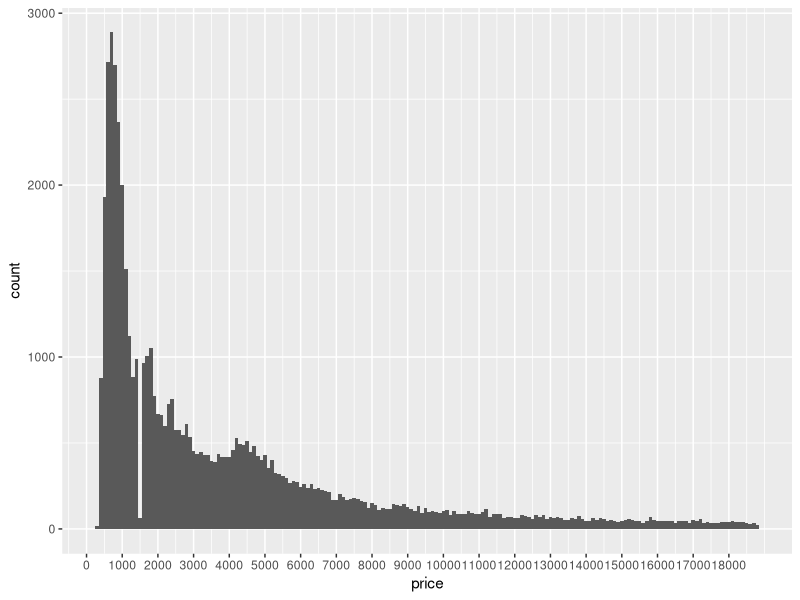
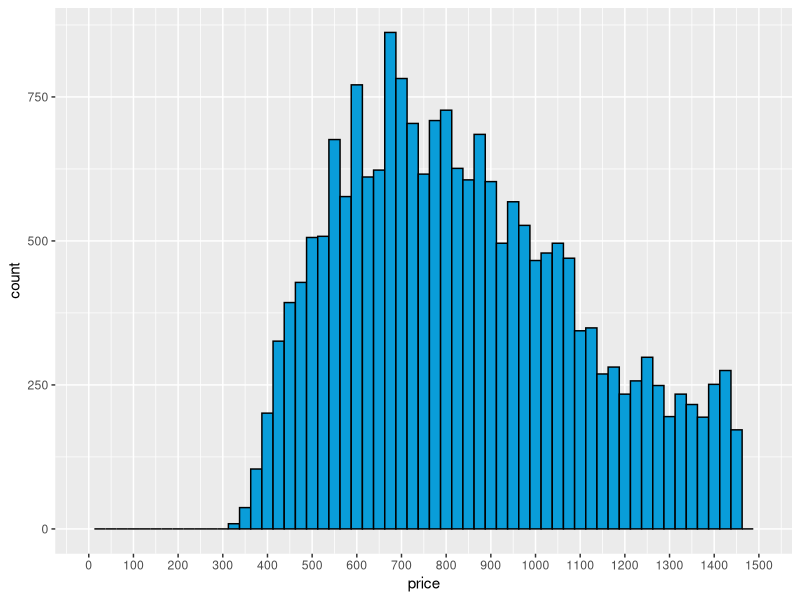
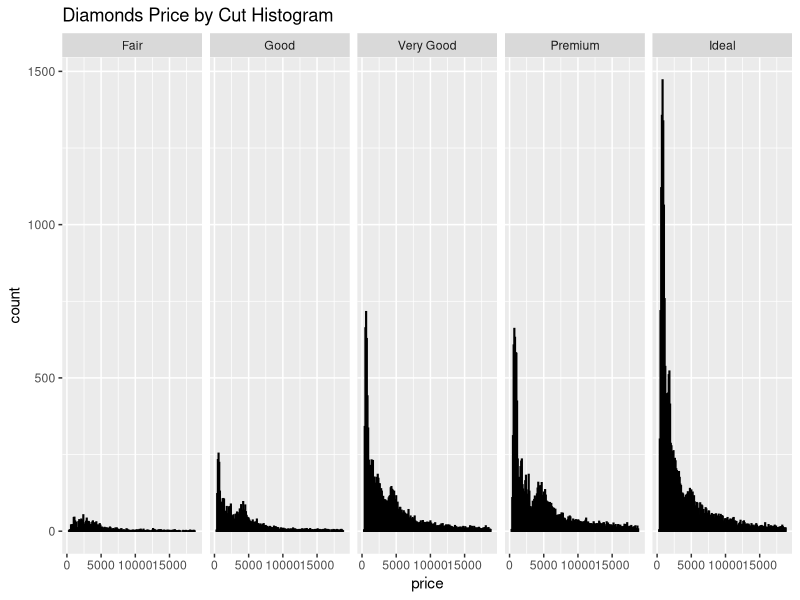
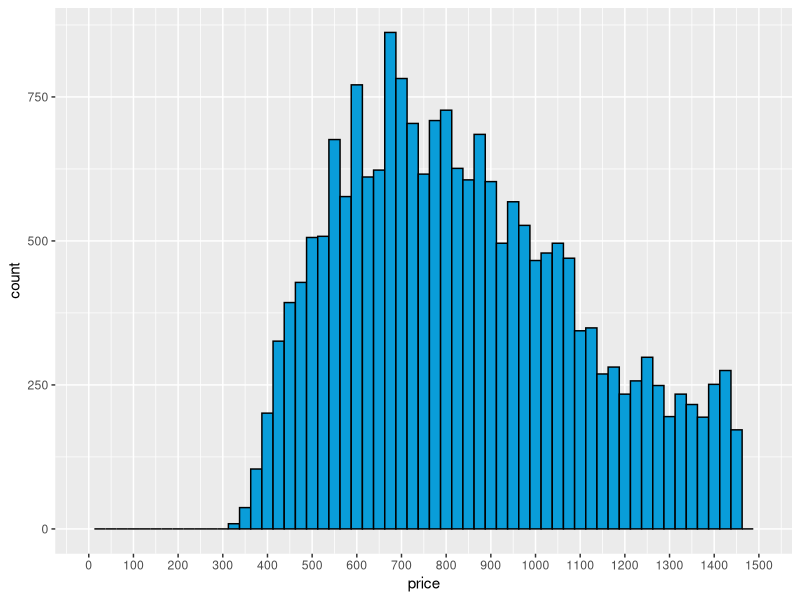

These charts were generated, in order, by the following R code:
## ---- chunk 1
library(ggplot2)     #must load the ggplot package first
data(diamonds)       #loads the diamonds data set since it comes with the ggplot package
summary(diamonds)
## ---- chunk 2
ggplot(aes(x = price), data = diamonds) +
  geom_histogram(binwidth = 100) +
  scale_x_continuous(breaks = seq(0, 18823, 1000))  #long_tailed should be added
## ---- chunk 3
subset(diamonds, price < 500)
## ---- chunk 4
subset(diamonds, price < 250)
## ---- chunk 5
subset(diamonds, price >= 15000, select=c(price))
## ---- chunk 6
ggplot(aes(x = price), data = diamonds) +
  geom_histogram(binwidth = 25, color = 'black', fill = '#099DD9') +
  scale_x_continuous(breaks = seq(0, 1500, 100), limits = c(0,1500))
ggsave('priceHistogram.png')
## ---- chunk 7
ggplot(diamonds) + geom_histogram(aes(x=price), binwidth = 100, 
                                  color = "black", fill = "#099DD9") + 
  ggtitle("Diamonds Price by Cut Histogram") + 
  facet_grid(. ~ cut)
## ---- chunk 8
by(diamonds$price,diamonds$cut,summary)
